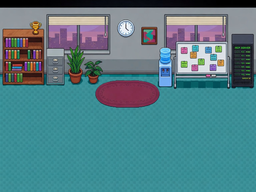
#> input picture crates/codegen/xai-grok-pager/assets/game_mode/office_bg.png, 256 x 192 px, shrunk from 1448 x 1086 before the run, found by its file name
$ python clean_office_bg.py
#> lines starting #> are read from the running program, lines starting #| are printed output that depends on the picture
"""Clean game mode office_bg.png: uniform floor, remove door, stray pixels."""
from __future__ import annotations

from pathlib import Path

import numpy as np
from PIL import Image

PATH = Path("crates/codegen/xai-grok-pager/assets/game_mode/office_bg.png")

FLOOR_A = np.array([61, 154, 159], dtype=np.float32)
FLOOR_B = np.array([56, 143, 150], dtype=np.float32)
FLOOR_HI = np.array([70, 165, 170], dtype=np.float32)
FLOOR_LO = np.array([48, 130, 136], dtype=np.float32)


def floor_color(x: int, y: int, tile: int = 16) -> np.ndarray:
    tx = x % tile
    ty = y % tile
    tile_i = ((x // tile) + (y // tile)) % 2
    base = FLOOR_A if tile_i == 0 else FLOOR_B
    if tx == 0 or ty == 0:
        return FLOOR_HI
    if tx == tile - 1 or ty == tile - 1:
        return FLOOR_LO
    if (tx + ty) % 5 == 0:
        return FLOOR_LO * 0.85 + base * 0.15
    if (tx * 3 + ty) % 7 == 0:
        return FLOOR_HI * 0.5 + base * 0.5
    return base


def is_teal_floor(rgb: np.ndarray) -> bool:
    r, g, b = float(rgb[0]), float(rgb[1]), float(rgb[2])
    if g < 100 or b < 100:
        return False
    if r > 100:
        return False
    if g > b + 40:
        return False
    return True


def is_rug(rgb: np.ndarray) -> bool:
    r, g, b = float(rgb[0]), float(rgb[1]), float(rgb[2])
    return r > 70 and r > g + 15 and r > b + 15 and g < 90 and b < 90


def is_door_brown(rgb: np.ndarray) -> bool:
    r, g, b = float(rgb[0]), float(rgb[1]), float(rgb[2])
    return r > 55 and g < 70 and b < 55 and r > g + 15 and r > b + 20


def is_black_bar(rgb: np.ndarray) -> bool:
    return float(rgb[0]) + float(rgb[1]) + float(rgb[2]) < 25


def put_floor(out: np.ndarray, x: int, y: int) -> None:
    c = floor_color(x, y)
    out[y, x, 0] = int(c[0])
    out[y, x, 1] = int(c[1])
    out[y, x, 2] = int(c[2])
    out[y, x, 3] = 255


def main() -> None:
    im = Image.open(PATH).convert("RGBA")
#> im is the input picture: PIL image 256x192 RGBA; mean R, G, B, A 83, 126.2, 133.6, 255
    arr = np.array(im)
    h, w = arr.shape[:2]
#> h = 192; w = 256
    out = arr.copy()

    y_floor0 = int(h * 0.40)
#> y_floor0 = 76
    y_floor1 = h - 8
#> y_floor1 = 184
    n_floor = n_door = n_stray = 0

    for y in range(y_floor0, y_floor1):
        for x in range(w):
            rgb = out[y, x, :3]
            a = out[y, x, 3]
            if a < 200 or is_black_bar(rgb):
                continue
            if is_rug(rgb):
                continue

            # Door (bottom-right wood) → floor
            if x > int(w * 0.78) and y > int(h * 0.68) and is_door_brown(rgb):
                put_floor(out, x, y)
                n_door += 1
                continue

            # Door frame / hardware greys in door zone
            if x > int(w * 0.78) and y > int(h * 0.72):
                r, g, b = float(rgb[0]), float(rgb[1]), float(rgb[2])
                if abs(r - g) < 25 and abs(g - b) < 25 and 35 < r < 170 and not is_teal_floor(
                    rgb
                ):
                    put_floor(out, x, y)
                    n_door += 1
                    continue

            if is_teal_floor(rgb):
                put_floor(out, x, y)
                n_floor += 1
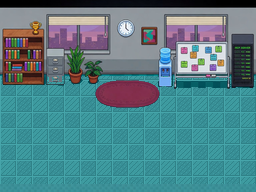
#> out: shape (192, 256, 4); mean R, G, B, A 82.9, 128.3, 135, 255

    # Stray dark/brown speckles on left mid floor
    for y in range(int(h * 0.48), int(h * 0.70)):
        for x in range(int(w * 0.02), int(w * 0.25)):
            rgb = out[y, x, :3]
            if is_black_bar(rgb) or is_rug(rgb):
                continue
            r, g, b = float(rgb[0]), float(rgb[1]), float(rgb[2])
            br = (r + g + b) / 3
            if (br < 50 and not is_teal_floor(rgb)) or (r > 40 and g < 40 and b < 35):
                put_floor(out, x, y)
                n_stray += 1

    # Remaining door browns
    for y in range(int(h * 0.70), y_floor1):
        for x in range(int(w * 0.80), w - 4):
            rgb = out[y, x, :3]
            if is_black_bar(rgb):
                continue
            r, g, b = map(float, rgb)
            if is_door_brown(rgb) or (r > 70 and g < 60 and b < 55):
                put_floor(out, x, y)
                n_door += 1

    Image.fromarray(out, "RGBA").save(PATH, "PNG", optimize=True)
    print(f"rewrote floor={n_floor} door={n_door} stray={n_stray} -> {PATH} size={w}x{h}")
#| rewrote floor=24561 door=0 stray=0 -> crates/codegen/xai-grok-pager/assets/game_mode/office_bg.png size=256x192


if __name__ == "__main__":
    main()
